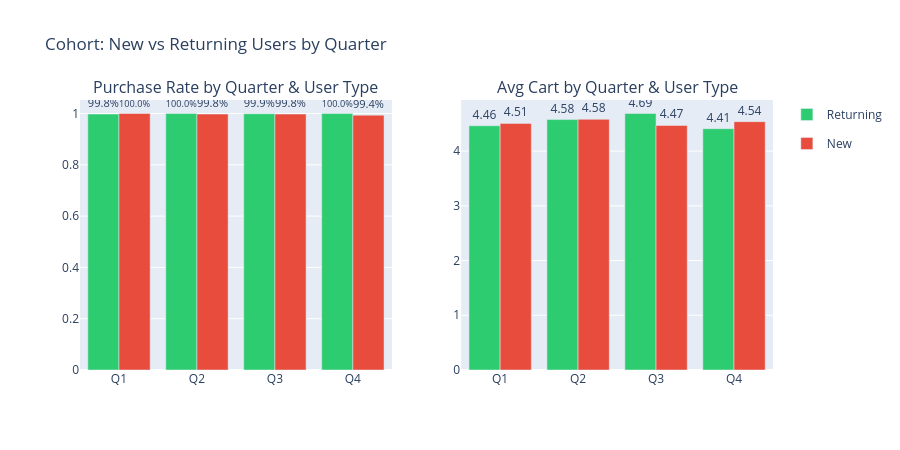

The code cell stored with this chart in its notebook:
### Code cell
# Cohort: New vs Returning users by Quarter
cohort = df_ts.groupby(['quarter','returning_user']).agg(
    sessions=('purchase','count'), purchases=('purchase','sum'), avg_cart=('cart_items','mean')
).reset_index()
cohort['purchase_rate'] = cohort['purchases'] / cohort['sessions']
cohort['user_type'] = cohort['returning_user'].map({1.0:'Returning', 0.0:'New'})
cohort['Q'] = 'Q' + cohort['quarter'].astype(str)

fig = make_subplots(rows=1, cols=2,
                    subplot_titles=['Purchase Rate by Quarter & User Type','Avg Cart by Quarter & User Type'])
for label, color in [('Returning','#2ecc71'),('New','#e74c3c')]:
    sub = cohort[cohort['user_type']==label]
    fig.add_trace(go.Bar(x=sub['Q'], y=sub['purchase_rate'], name=label, marker_color=color, legendgroup=label,
                         text=(sub['purchase_rate']*100).round(1).astype(str)+'%', textposition='outside'), row=1, col=1)
    fig.add_trace(go.Bar(x=sub['Q'], y=sub['avg_cart'], name=label, marker_color=color, legendgroup=label,
                         showlegend=False, text=sub['avg_cart'].round(2), textposition='outside'), row=1, col=2)
fig.update_layout(title='Cohort: New vs Returning Users by Quarter', height=450, barmode='group')
fig.show()

### Figure 1 — Plotly figure (JSON) as saved in the notebook; plotly's stock layout.template omitted (floating-point values rounded to 4 significant figures)
{"data": [{"legendgroup": "Returning", "marker": {"color": "#2ecc71"}, "name": "Returning", "text": ["99.8%", "100.0%", "99.9%", "100.0%"], "textposition": "outside", "type": "bar", "x": ["Q1", "Q2", "Q3", "Q4"], "xaxis": "x", "y": [0.998, 1.0, 0.999, 1.0], "yaxis": "y"}, {"legendgroup": "Returning", "marker": {"color": "#2ecc71"}, "name": "Returning", "showlegend": false, "text": [4.46, 4.58, 4.69, 4.41], "textposition": "outside", "type": "bar", "x": ["Q1", "Q2", "Q3", "Q4"], "xaxis": "x2", "y": [4.463, 4.576, 4.687, 4.41], "yaxis": "y2"}, {"legendgroup": "New", "marker": {"color": "#e74c3c"}, "name": "New", "text": ["100.0%", "99.8%", "99.8%", "99.4%"], "textposition": "outside", "type": "bar", "x": ["Q1", "Q2", "Q3", "Q4"], "xaxis": "x", "y": [1.0, 0.9979, 0.9978, 0.9936], "yaxis": "y"}, {"legendgroup": "New", "marker": {"color": "#e74c3c"}, "name": "New", "showlegend": false, "text": [4.51, 4.58, 4.47, 4.54], "textposition": "outside", "type": "bar", "x": ["Q1", "Q2", "Q3", "Q4"], "xaxis": "x2", "y": [4.507, 4.581, 4.469, 4.538], "yaxis": "y2"}], "layout": {"annotations": [{"font": {"size": 16}, "showarrow": false, "text": "Purchase Rate by Quarter & User Type", "x": 0.225, "xanchor": "center", "xref": "paper", "y": 1, "yanchor": "bottom", "yref": "paper"}, {"font": {"size": 16}, "showarrow": false, "text": "Avg Cart by Quarter & User Type", "x": 0.775, "xanchor": "center", "xref": "paper", "y": 1, "yanchor": "bottom", "yref": "paper"}], "barmode": "group", "height": 450, "title": {"text": "Cohort: New vs Returning Users by Quarter"}, "xaxis": {"anchor": "y", "domain": [0, 0.45]}, "xaxis2": {"anchor": "y2", "domain": [0.55, 1]}, "yaxis": {"anchor": "x", "domain": [0, 1]}, "yaxis2": {"anchor": "x2", "domain": [0, 1]}}}
